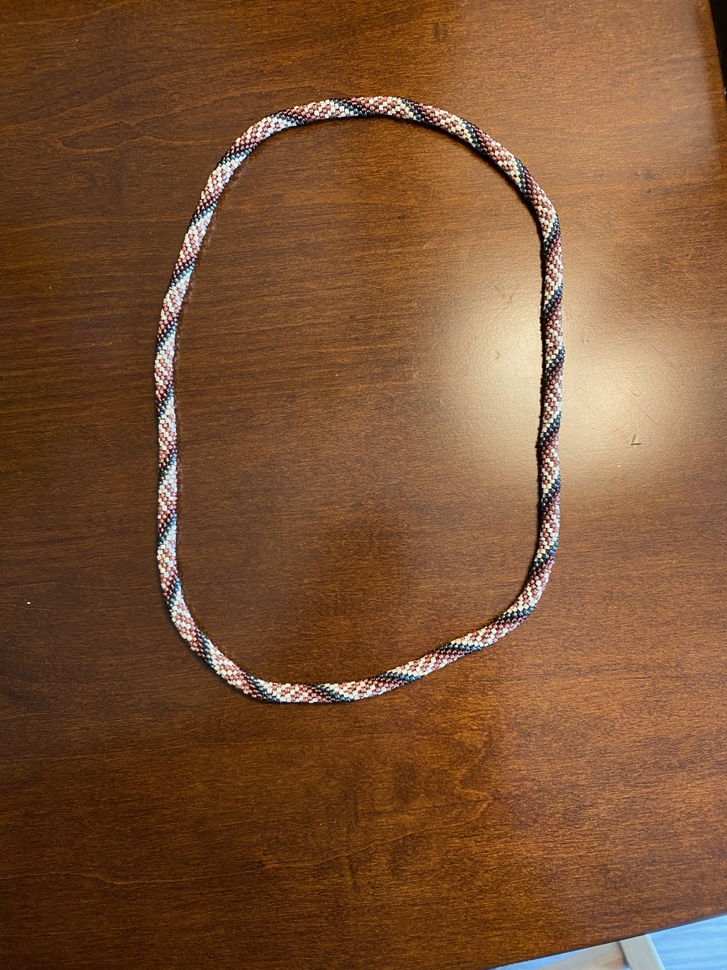
#> input picture bead-example - 1.jpeg, 727 x 970 px, shrunk from 3024 x 4032 before the run
$ python debug_saturation_spline.py --image '../bead-example - 1.jpeg'
#> lines starting #> are read from the running program, lines starting #| are printed output that depends on the picture; after the words box and inside, x2 and y2 are one past the last pixel; in counts of white or black regions, pixels touching at a corner belong together
"""Segment beads via saturation, smooth mask, extract inner/outer splines and centerline."""

from __future__ import annotations

import argparse
from pathlib import Path
from typing import List, Tuple

import matplotlib

matplotlib.use("Agg")
import matplotlib.pyplot as plt
import networkx as nx
import numpy as np
from PIL import Image
from scipy.interpolate import splprep, splev
from skimage import measure, morphology, filters


def otsu_threshold(values: np.ndarray) -> int:
    hist, _ = np.histogram(values, bins=256, range=(0, 256))
    total = values.size
    sum_total = np.dot(np.arange(256), hist)
    sum_b = 0.0
    w_b = 0.0
    max_var = 0.0
    threshold = 0
    for t in range(256):
        w_b += hist[t]
        if w_b == 0:
            continue
        w_f = total - w_b
        if w_f == 0:
            break
        sum_b += t * hist[t]
        m_b = sum_b / w_b
        m_f = (sum_total - sum_b) / w_f
        var_between = w_b * w_f * (m_b - m_f) ** 2
        if var_between > max_var:
            max_var = var_between
            threshold = t
    return threshold


def largest_component(mask: np.ndarray) -> np.ndarray:
    labeled = measure.label(mask, connectivity=2)
    if labeled.max() == 0:
        return np.zeros_like(mask, dtype=bool)
    largest_label = np.argmax(np.bincount(labeled.ravel())[1:]) + 1
    return labeled == largest_label


def extract_contour(mask: np.ndarray) -> np.ndarray:
    contours = measure.find_contours(mask.astype(float), level=0.5)
    if not contours:
        return np.zeros((0, 2))
    # pick longest contour
    longest = max(contours, key=lambda c: c.shape[0])
    # contours are (row, col) -> (y, x)
    return np.array([[p[1], p[0]] for p in longest])


def fit_spline(points: np.ndarray, smooth: float = 5.0, num: int = 400) -> np.ndarray:
    if points.shape[0] < 4:
        return points
    # Ensure points form a proper sequence for splprep
    tck, _ = splprep(points.T, s=smooth, per=False)
    u = np.linspace(0, 1, num)
    out = splev(u, tck)
    return np.stack(out, axis=1)


def skeleton_longest_path(skel: np.ndarray) -> np.ndarray:
    coords = np.argwhere(skel)
    if coords.size == 0:
        return np.zeros((0, 2))
    # Map to node ids
    id_for = {}
    for idx, (r, c) in enumerate(coords):
        id_for[(r, c)] = idx
    G = nx.Graph()
    for idx, (r, c) in enumerate(coords):
        G.add_node(idx, pos=(c, r))
    neighbors = [(-1, 0), (1, 0), (0, -1), (0, 1), (-1, -1), (-1, 1), (1, -1), (1, 1)]
    for (r, c), idx in id_for.items():
        for dr, dc in neighbors:
            nr, nc = r + dr, c + dc
            nid = id_for.get((nr, nc))
            if nid is not None:
                G.add_edge(idx, nid, weight=1.0)
    # Find farthest pair via double BFS
    start = next(iter(G.nodes))
    far1 = max(nx.single_source_dijkstra_path_length(G, start).items(), key=lambda x: x[1])[0]
    far2 = max(nx.single_source_dijkstra_path_length(G, far1).items(), key=lambda x: x[1])[0]
    path_nodes = nx.shortest_path(G, far1, far2)
    coords_ordered = np.array([G.nodes[n]["pos"] for n in path_nodes])
    return coords_ordered


def process_image(img_path: Path, outdir: Path, erode_radius: int = 5):
#> called with erode_radius = 5
    img_rgb = np.array(Image.open(img_path).convert("RGB"))
#> img_rgb is the input picture: shape (970, 727, 3); mean R, G, B 124.3, 83.4, 52.5
    img_hsv = np.array(Image.open(img_path).convert("HSV"))
    s = img_hsv[:, :, 1]
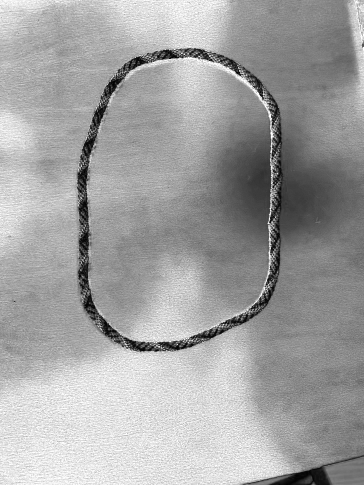
#> s: shape (970, 727) (shown at 1/2 size); min 0, max 255, mean 162.1

    thr = otsu_threshold(s)
#> in otsu_threshold, `hist, _ = np.histogram(values, bins=256, range=(0, 256))`: hist = 256 values, max 16470 at index 255, min 0 at index 253, mean 2754.6
#> in otsu_threshold, `sum_total = np.dot(np.arange(256), hist)`: sum_total = 114319568
#> the loop in otsu_threshold, `for t in range(256):` made 256 passes
#> (w_b, w_f, sum_b, m_b, m_f, max_var) on passes 1 to 8: (84, 705106, 0, 0, 162.1, 1.56e+12), (87, 705103, 3, 0.0345, 162.1, 1.61e+12), (261, 704929, 351, 1.34, 162.2, 4.76e+12), (437, 704753, 879, 2.01, 162.2, 7.9e+12), (626, 704564, 1635, 2.61, 162.3, 1.12e+13), (938, 704252, 3195, 3.41, 162.3, 1.67e+13), (1319, 703871, 5481, 4.16, 162.4, 2.33e+13), (1694, 703496, 8106, 4.79, 162.5, 2.96e+13)
    mask = s > thr
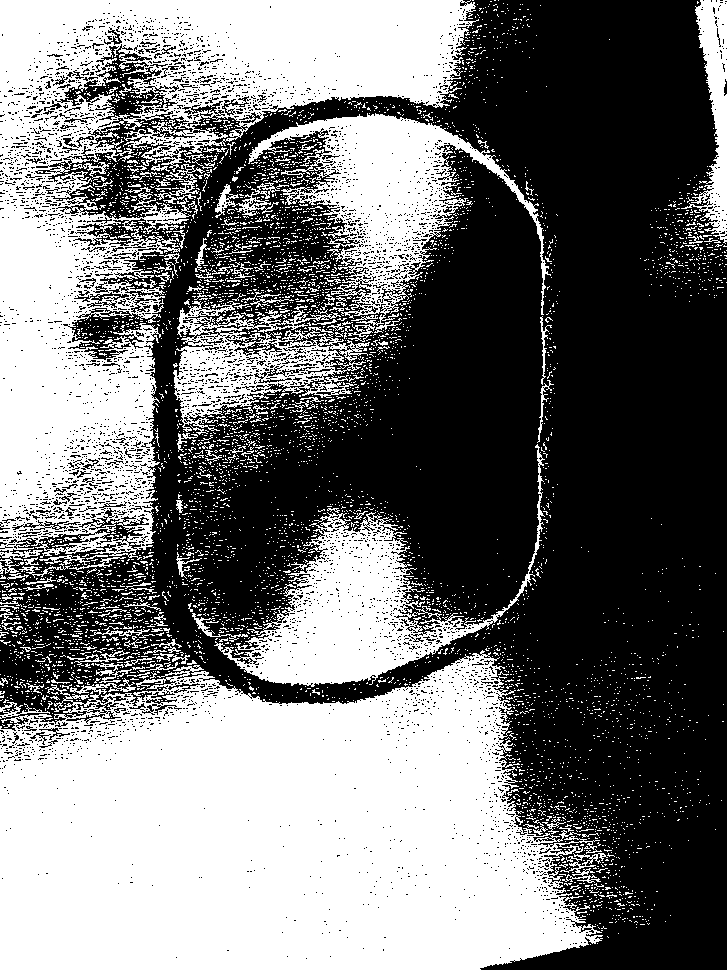
#> mask: shape (970, 727) bool; 45.8% white; 5399 white regions (5213 under 20 px), largest, box (x1, y1, x2, y2) and area: (0, 650, 603, 970) 145942, (0, 0, 479, 574) 96188, (214, 444, 545, 687) 20408
    mask = morphology.binary_opening(mask, morphology.disk(2))
#> mask: shape (970, 727) bool; 34.9% white; 282 white regions (141 under 20 px), largest, box (x1, y1, x2, y2) and area: (0, 658, 587, 970) 137484, (0, 0, 464, 159) 37062, (0, 183, 156, 522) 28098
    mask = morphology.binary_closing(mask, morphology.disk(2))
#> mask: shape (970, 727) bool; 36% white; 140 white regions (74 under 20 px), largest, box (x1, y1, x2, y2) and area: (0, 658, 587, 970) 139649, (0, 0, 474, 538) 71306, (238, 526, 488, 685) 16126
    mask = largest_component(mask)
#> in largest_component, `labeled = measure.label(mask, connectivity=2)`:
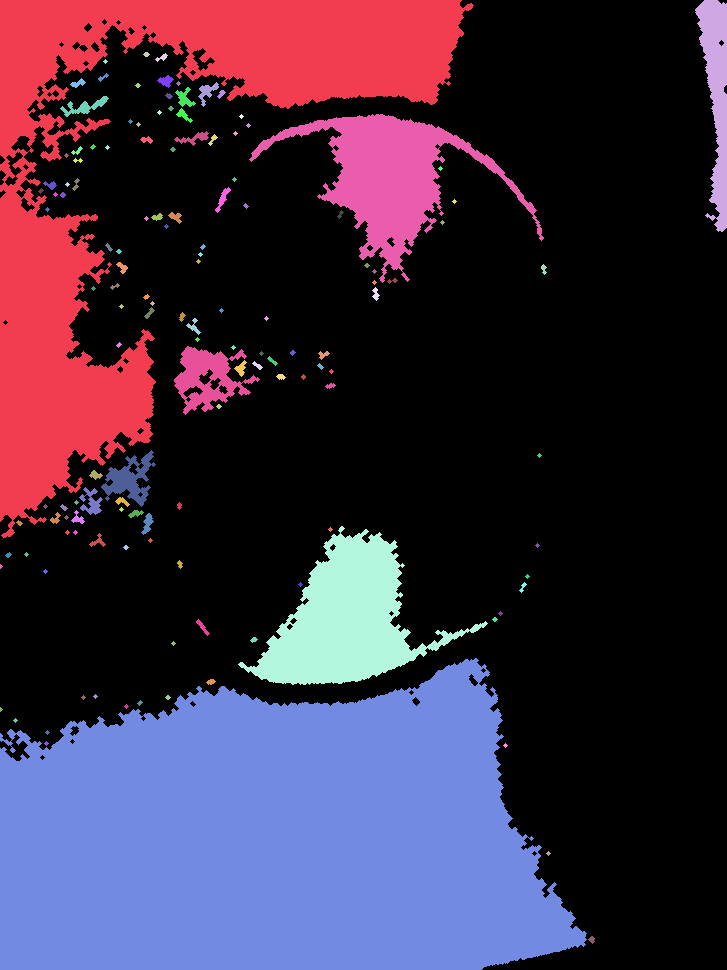
#> labeled: shape (970, 727) int32; 141 distinct labels, from 0 to 140; one colour per label, 0 black

    # Outer contour
    outer_pts = extract_contour(mask)
    outer_spline = fit_spline(outer_pts, smooth=20.0)

    # Inner contour via erosion
    inner_mask = mask.copy()
    for rad in [erode_radius, max(1, erode_radius // 2), 1]:
        inner_mask = morphology.binary_erosion(mask, morphology.disk(rad))
        inner_mask = largest_component(inner_mask)
        if inner_mask.any():
            break
    inner_pts = extract_contour(inner_mask)
    inner_spline = fit_spline(inner_pts, smooth=20.0)

    # Centerline via skeleton
    skel = morphology.skeletonize(mask)
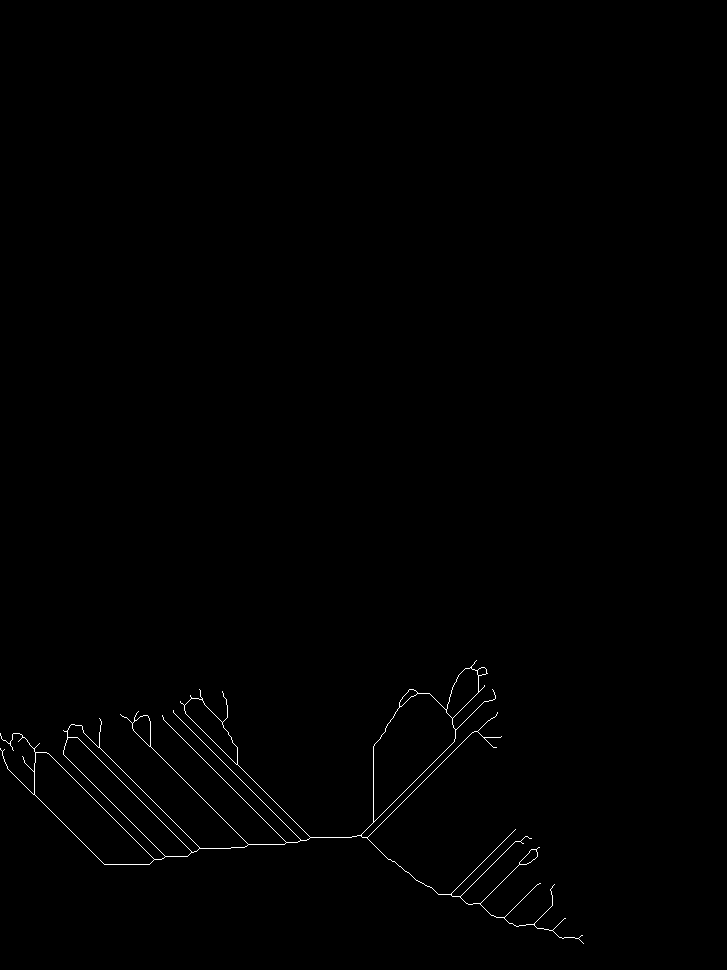
#> skel: shape (970, 727) bool; 0.42% white in thin lines or dots, all inside (x1, y1, x2, y2) = (0, 660, 584, 944)
    center_pts = skeleton_longest_path(skel)
#> the loop in skeleton_longest_path, `for idx, (r, c) in enumerate(coords):` made 2968 passes
#> (r, c) on passes 1 to 3: (660, 476), (661, 475), (662, 474)
#> the loop in skeleton_longest_path, `for (r, c), idx in id_for.items():` made 2968 passes
    center_spline = fit_spline(center_pts, smooth=5.0)

    # Save mask and skeleton overlays
    outdir.mkdir(parents=True, exist_ok=True)
    mask_img = (mask.astype(np.uint8) * 255)
#> mask_img: shape (970, 727); 19.8% white; 1 white region, box (x1, y1, x2, y2) and area: (0, 658, 587, 970) 139649
    Image.fromarray(mask_img, mode="L").save(outdir / f"{img_path.stem}-s-mask.png")
    skel_img = np.zeros_like(mask_img)
    skel_img[skel] = 255
    Image.fromarray(skel_img, mode="L").save(outdir / f"{img_path.stem}-s-skeleton.png")

    plt.figure(figsize=(10, 12))
    plt.imshow(img_rgb)
    if outer_spline.size:
        plt.plot(outer_spline[:, 0], outer_spline[:, 1], color="magenta", linewidth=1.5, label="Outer spline")
    if inner_spline.size:
        plt.plot(inner_spline[:, 0], inner_spline[:, 1], color="cyan", linewidth=1.5, label="Inner spline")
    if center_spline.size:
        plt.plot(center_spline[:, 0], center_spline[:, 1], color="yellow", linewidth=1.5, label="Centerline")
    plt.axis("off")
    plt.legend()
    plt.tight_layout()
    plt.savefig(outdir / f"{img_path.stem}-s-splines.png", dpi=200)
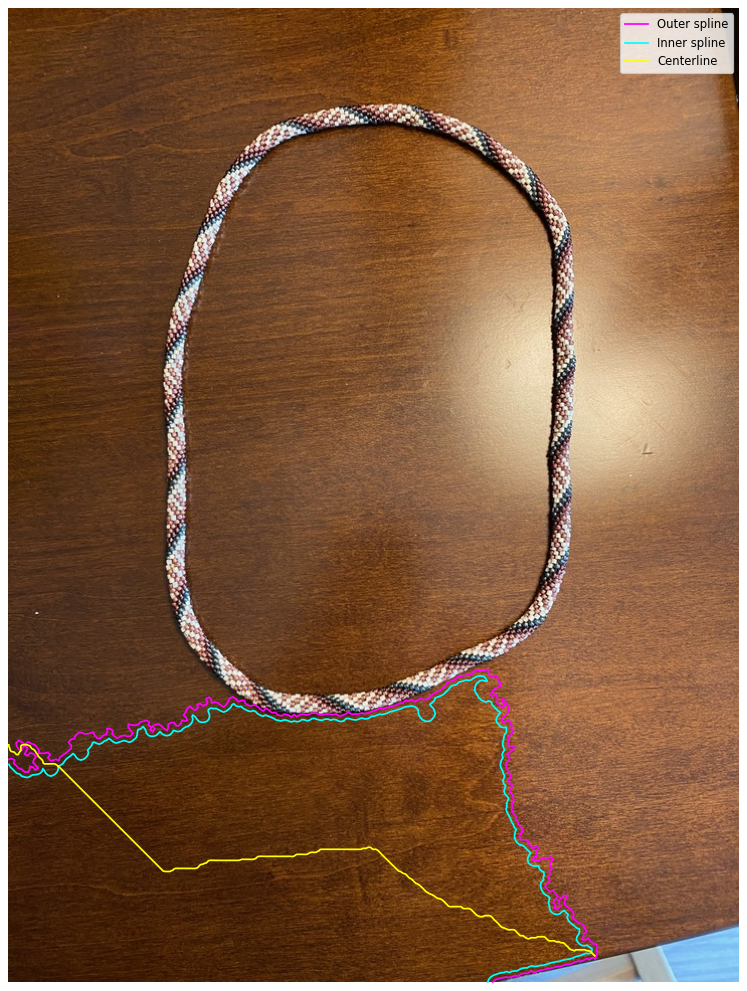
#> figure drawn by matplotlib, 1 panel
    plt.close()

    print(f"Otsu threshold S={thr}, mask ratio={mask.mean():.4f}")
#| Otsu threshold S=165, mask ratio=0.1980
    return {
        "thr": thr,
        "mask_ratio": float(mask.mean()),
        "outer_points": len(outer_pts),
        "inner_points": len(inner_pts),
        "center_points": len(center_pts),
    }


def main():
    parser = argparse.ArgumentParser(description="Saturation-based segmentation and spline extraction.")
    parser.add_argument("--image", required=True, type=Path, help="Input image")
    parser.add_argument("--outdir", type=Path, default=Path("image-to-pattern/debug-output"), help="Output directory")
    parser.add_argument("--erode-radius", type=int, default=5, help="Initial erosion radius for inner contour")
    args = parser.parse_args()
    process_image(args.image, args.outdir, erode_radius=args.erode_radius)


if __name__ == "__main__":
    main()

$ run again, on bead-example - 3.jpeg
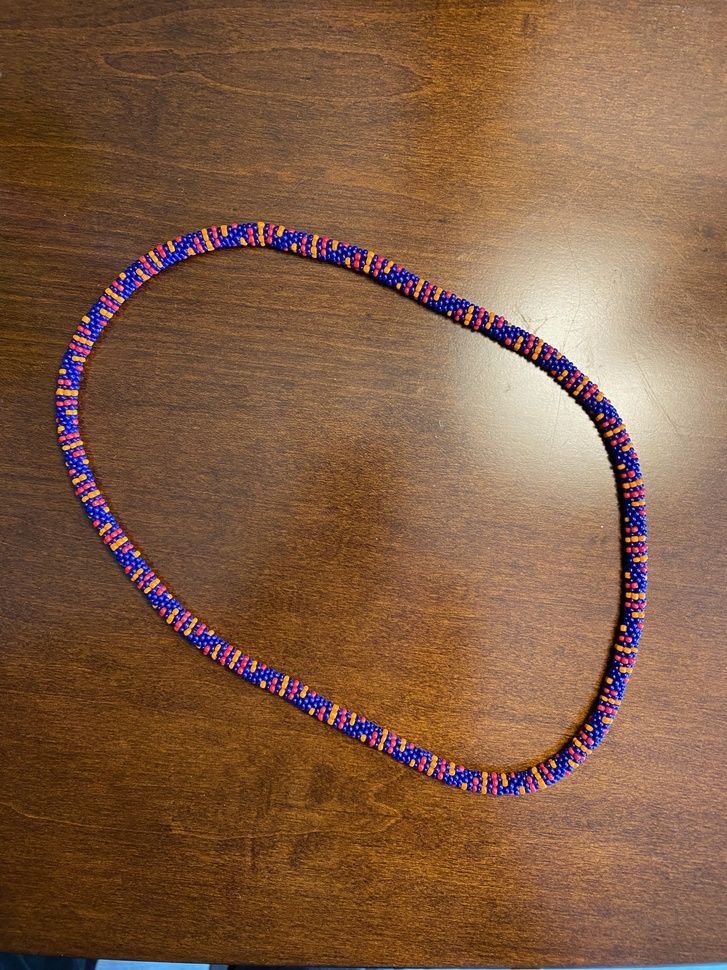
#> input picture bead-example - 3.jpeg, 727 x 970 px, shrunk from 3024 x 4032 before the run
#> in process_image, img_rgb is the input picture: shape (970, 727, 3); mean R, G, B 130.4, 93.2, 67.3
#> hist = 256 values, max 12755 at index 255, min 0 at index 254, mean 2754.6
#> sum_total = 101153745
#> the loop in otsu_threshold, `for t in range(256):` made 256 passes
#> (w_b, w_f, sum_b, m_b, m_f, max_var) on passes 1 to 8: (12, 705178, 0, 0, 143.4, 1.74e+11), (14, 705176, 2, 0.143, 143.4, 2.03e+11), (18, 705172, 10, 0.556, 143.4, 2.59e+11), (24, 705166, 28, 1.17, 143.4, 3.43e+11), (28, 705162, 44, 1.57, 143.4, 3.97e+11), (36, 705154, 84, 2.33, 143.4, 5.06e+11), (50, 705140, 168, 3.36, 143.5, 6.92e+11), (59, 705131, 231, 3.92, 143.5, 8.1e+11)
#> in process_image, `mask = s > thr`:
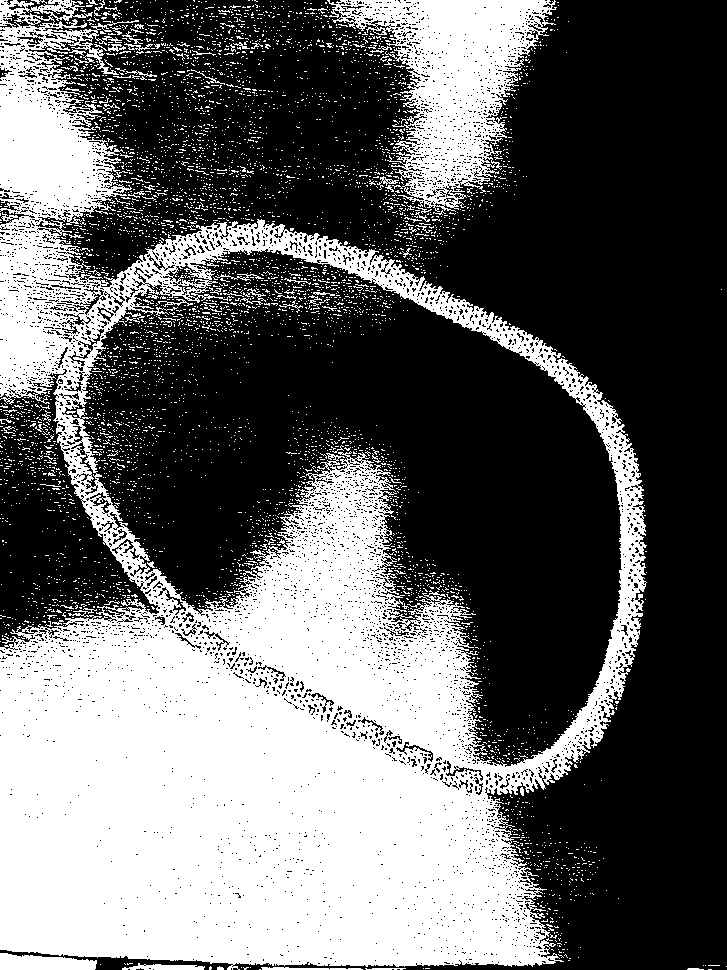
#> mask: shape (970, 727) bool; 39.7% white; 5313 white regions (5221 under 20 px), largest, box (x1, y1, x2, y2) and area: (0, 0, 647, 970) 241290, (327, 0, 557, 212) 20860, (0, 953, 97, 970) 1264
#> labeled: shape (970, 727) int32; 73 distinct labels, from 0 to 72
#> skel: shape (970, 727) bool; 1.4% white in thin lines or dots, all inside (x1, y1, x2, y2) = (0, 223, 643, 970)
#> the loop in skeleton_longest_path, `for idx, (r, c) in enumerate(coords):` made 9866 passes
#> (r, c) on passes 1 to 3: (223, 234), (224, 234), (224, 260)
#> the loop in skeleton_longest_path, `for (r, c), idx in id_for.items():` made 9866 passes
#> mask_img: shape (970, 727); 27.8% white; 1 white region, box (x1, y1, x2, y2) and area: (0, 219, 646, 970) 196324
#> in process_image, `plt.savefig(outdir / f"{img_path.stem}-s-splines.png", dpi=200)`:
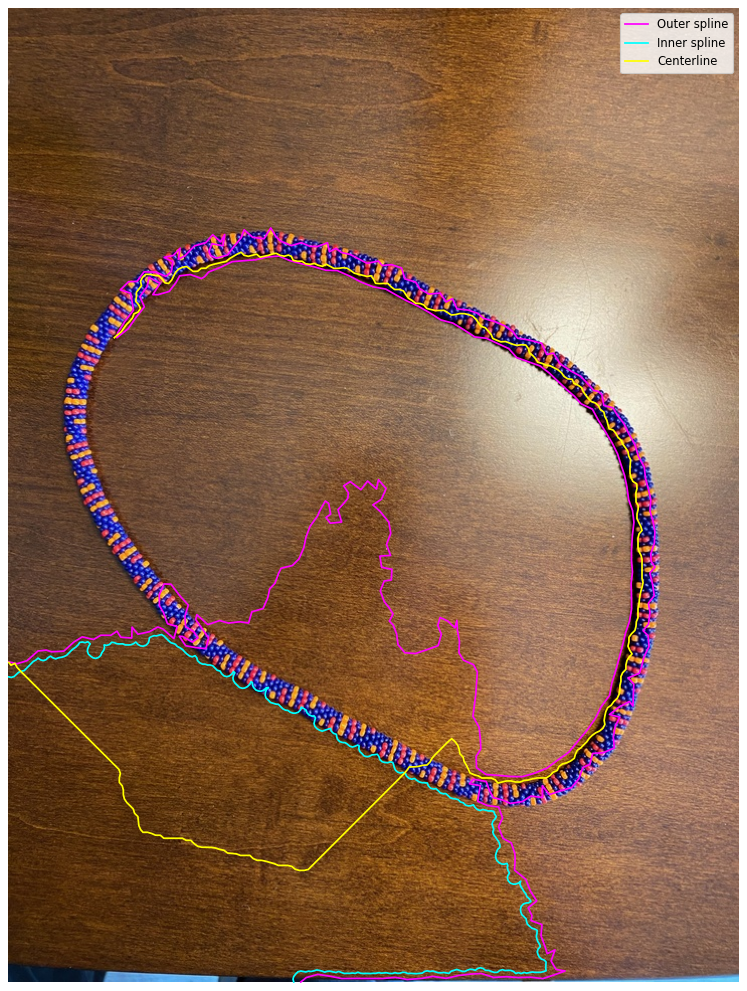
#> figure drawn by matplotlib, 1 panel
#| Otsu threshold S=152, mask ratio=0.2784
